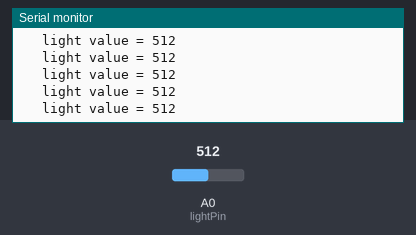
Recording of a sketch running on a simulated Arduino Uno, built with avr-gcc and run on an emulated ATmega328P. On the bench: the last lines printed to the serial monitor. The inputs (shaded band) are chosen by the test bench; at power-on: A0 (lightPin) = 512.

Above: at 1.2 s.
1.3 s: A0 (lightPin) set to 716
At 1.31 s:
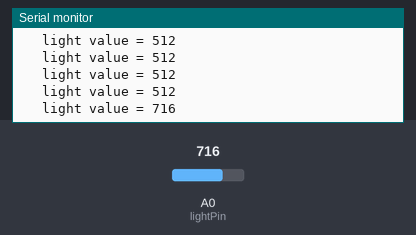
2.8 s: A0 (lightPin) set to 900
At 2.82 s:
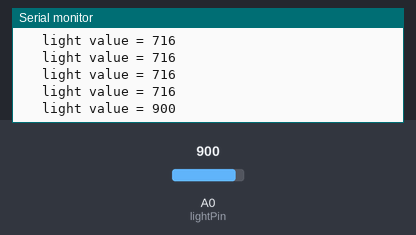
Timing chart, 0 to 5.8 s (numbered marks = the images above; inputs shaded):
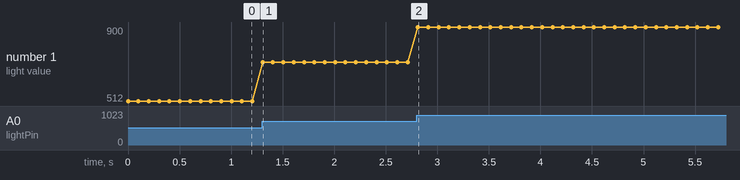

The sketch:

sketch_aug10b.ino
```cpp
#include <SoftwareSerial.h>

int lightPin = A0;

void setup() {
  // put your setup code here, to run once:
 Serial.begin(57600);
 while (!Serial) {;}

pinMode(lightPin, INPUT);
}

void loop() {
   Serial.print("\t light value = ");
    int light = analogRead(lightPin) ;
    Serial.println(light);
  delay(100);
}
```

Measured:
- after the input at 1.3 s, the serial monitor: prints a new line at once (image 1)
- after the input at 2.8 s, the serial monitor: prints a new line at once (image 2)
- plotted number 1: 512 → 716 after the input at 1.3 s, 716 → 900 after the input at 2.8 s
